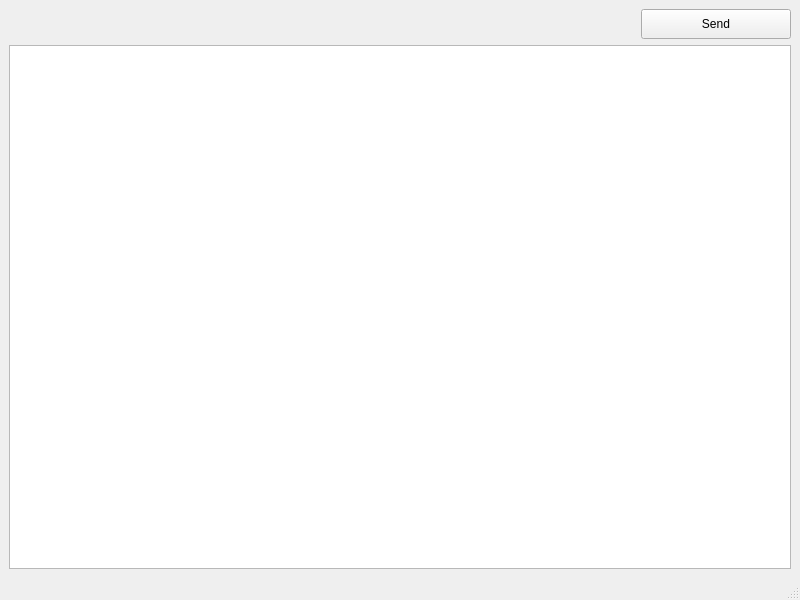
<?xml version="1.0" encoding="UTF-8"?>
<ui version="4.0">
 <class>NameMail</class>
 <widget class="QMainWindow" name="NameMail">
  <property name="geometry">
   <rect>
    <x>0</x>
    <y>0</y>
    <width>800</width>
    <height>600</height>
   </rect>
  </property>
  <property name="windowTitle">
   <string>NameMail</string>
  </property>
  <widget class="QWidget" name="centralwidget">
   <layout class="QGridLayout" name="gridLayout">
    <item row="0" column="0">
     <layout class="QVBoxLayout" name="verticalLayout">
      <item>
       <layout class="QHBoxLayout" name="horizontalLayout">
        <item>
         <spacer name="horizontalSpacer">
          <property name="orientation">
           <enum>Qt::Horizontal</enum>
          </property>
          <property name="sizeHint" stdset="0">
           <size>
            <width>40</width>
            <height>20</height>
           </size>
          </property>
         </spacer>
        </item>
        <item>
         <widget class="QPushButton" name="buttSend">
          <property name="minimumSize">
           <size>
            <width>150</width>
            <height>30</height>
           </size>
          </property>
          <property name="text">
           <string>Send</string>
          </property>
         </widget>
        </item>
       </layout>
      </item>
      <item>
       <widget class="QListWidget" name="listLetters"/>
      </item>
     </layout>
    </item>
   </layout>
  </widget>
  <widget class="QMenuBar" name="menubar">
   <property name="geometry">
    <rect>
     <x>0</x>
     <y>0</y>
     <width>800</width>
     <height>21</height>
    </rect>
   </property>
  </widget>
  <widget class="QStatusBar" name="statusbar"/>
 </widget>
 <resources/>
 <connections/>
</ui>
